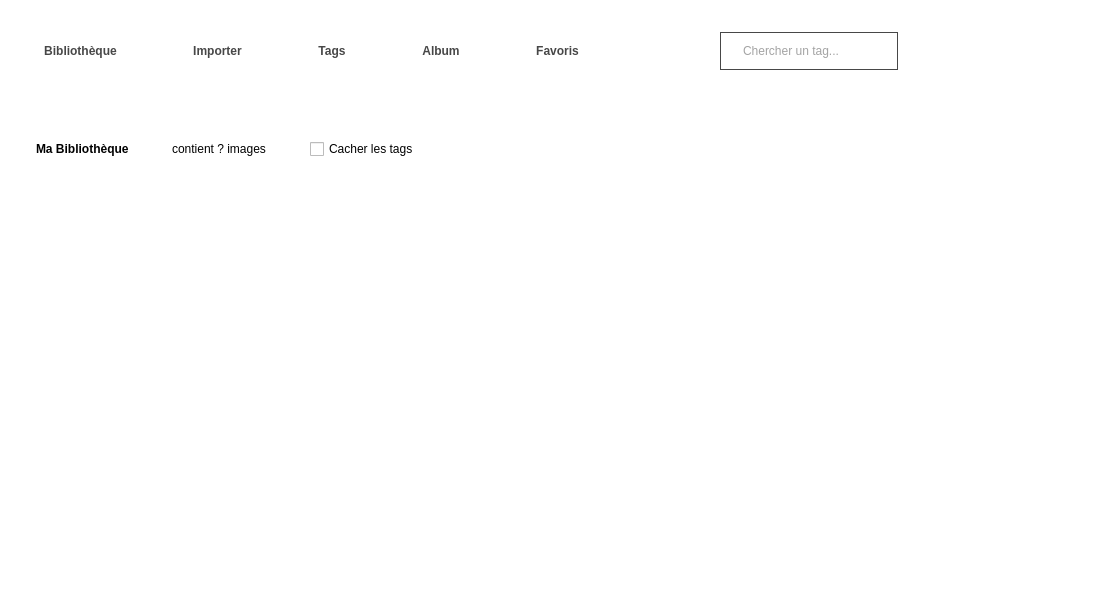
<?xml version="1.0" encoding="UTF-8"?>
<ui version="4.0">
 <class>MainWindowRedesigned</class>
 <widget class="QMainWindow" name="MainWindowRedesigned">
  <property name="geometry">
   <rect>
    <x>0</x>
    <y>0</y>
    <width>1105</width>
    <height>611</height>
   </rect>
  </property>
  <property name="windowTitle">
   <string>Visionneuse d'images</string>
  </property>
  <property name="styleSheet">
   <string notr="true">QMainWindow {
	background-color: white;
}

QFrame#photo, QFrame#selection {
	border: none;
}

QPushButton#bibliButton, QPushButton#Album, QPushButton#importerButton, QPushButton#tagsButton, QPushButton#favButton {
	color: rgb(71, 71, 71);
	border-style: outset;
	margin : 15%;
	padding: 20%;
	font: 57 14pt &quot;Ubuntu&quot;;
	font-weight: bold;
}

QPushButton:hover {
	color: black;
	border-bottom: 3px solid black;
}

QLineEdit#lineEdit {
	font: 57 italic 14pt &quot;Ubuntu&quot;;
	color: rgb(71, 71, 71);
	opacity: 0;
	border-style: outset;
	border: 1px solid rgb(71, 71, 71);
	padding: 10%;
	padding-left: 20%;
	padding-right: 50%;
	margin-left: 100%;
}

QLineEdit#lineEdit:hover {
	color: black;
	border-bottom: 3px solid black;
}
QLineEdit#lineEdit:selected {
	color: black;
	border-bottom: 3px solid black;
}

QLabel#titre {
	font: 57 24pt &quot;Ubuntu&quot;;
	font-weight: bold;
	padding : 15%;
}

QLabel#selectionSize {
	font: 25 italic 12pt &quot;Ubuntu&quot;;
	padding : 15%;
	margin-right: 20%;
}
</string>
  </property>
  <widget class="QWidget" name="centralwidget">
   <layout class="QGridLayout" name="gridLayout">
    <item row="0" column="0">
     <layout class="QHBoxLayout" name="centreurDeFenetre">
      <item>
       <layout class="QVBoxLayout" name="verticalLayout">
        <item>
         <layout class="QHBoxLayout" name="navbar">
          <item>
           <widget class="QPushButton" name="bibliButton">
            <property name="text">
             <string>Bibliothèque</string>
            </property>
           </widget>
          </item>
          <item>
           <widget class="QPushButton" name="importerButton">
            <property name="text">
             <string>Importer</string>
            </property>
           </widget>
          </item>
          <item>
           <widget class="QPushButton" name="tagsButton">
            <property name="text">
             <string>Tags</string>
            </property>
           </widget>
          </item>
          <item>
           <widget class="QPushButton" name="Album">
            <property name="text">
             <string>Album</string>
            </property>
           </widget>
          </item>
          <item>
           <widget class="QPushButton" name="favButton">
            <property name="text">
             <string>Favoris</string>
            </property>
           </widget>
          </item>
          <item>
           <widget class="QLineEdit" name="lineEdit">
            <property name="sizePolicy">
             <sizepolicy hsizetype="Fixed" vsizetype="Fixed">
              <horstretch>0</horstretch>
              <verstretch>0</verstretch>
             </sizepolicy>
            </property>
            <property name="text">
             <string/>
            </property>
            <property name="placeholderText">
             <string>Chercher un tag...</string>
            </property>
           </widget>
          </item>
          <item>
           <spacer name="horizontalSpacer_3">
            <property name="orientation">
             <enum>Qt::Horizontal</enum>
            </property>
            <property name="sizeHint" stdset="0">
             <size>
              <width>40</width>
              <height>20</height>
             </size>
            </property>
           </spacer>
          </item>
         </layout>
        </item>
        <item>
         <widget class="QWidget" name="widget" native="true">
          <property name="sizePolicy">
           <sizepolicy hsizetype="Minimum" vsizetype="Minimum">
            <horstretch>0</horstretch>
            <verstretch>0</verstretch>
           </sizepolicy>
          </property>
          <property name="maximumSize">
           <size>
            <width>16777215</width>
            <height>100</height>
           </size>
          </property>
          <layout class="QVBoxLayout" name="verticalLayout_2">
           <item>
            <layout class="QHBoxLayout" name="entete">
             <property name="sizeConstraint">
              <enum>QLayout::SetMaximumSize</enum>
             </property>
             <item>
              <widget class="QLabel" name="titre">
               <property name="text">
                <string>Ma Bibliothèque</string>
               </property>
              </widget>
             </item>
             <item>
              <widget class="QLabel" name="selectionSize">
               <property name="enabled">
                <bool>true</bool>
               </property>
               <property name="text">
                <string>contient ? images</string>
               </property>
              </widget>
             </item>
             <item>
              <widget class="QCheckBox" name="checkBox">
               <property name="text">
                <string>Cacher les tags</string>
               </property>
              </widget>
             </item>
             <item>
              <spacer name="horizontalSpacer_6">
               <property name="orientation">
                <enum>Qt::Horizontal</enum>
               </property>
               <property name="sizeHint" stdset="0">
                <size>
                 <width>40</width>
                 <height>20</height>
                </size>
               </property>
              </spacer>
             </item>
            </layout>
           </item>
          </layout>
         </widget>
        </item>
        <item>
         <widget class="QFrame" name="selection">
          <property name="enabled">
           <bool>true</bool>
          </property>
          <property name="autoFillBackground">
           <bool>false</bool>
          </property>
          <property name="styleSheet">
           <string notr="true"/>
          </property>
          <property name="frameShape">
           <enum>QFrame::StyledPanel</enum>
          </property>
          <property name="frameShadow">
           <enum>QFrame::Plain</enum>
          </property>
          <layout class="QGridLayout" name="gridLayout_2">
           <item row="0" column="0">
            <widget class="QFrame" name="photo">
             <property name="autoFillBackground">
              <bool>false</bool>
             </property>
             <property name="styleSheet">
              <string notr="true"/>
             </property>
             <property name="frameShape">
              <enum>QFrame::StyledPanel</enum>
             </property>
             <property name="frameShadow">
              <enum>QFrame::Plain</enum>
             </property>
            </widget>
           </item>
          </layout>
         </widget>
        </item>
       </layout>
      </item>
     </layout>
    </item>
   </layout>
  </widget>
 </widget>
 <resources/>
 <connections/>
</ui>
